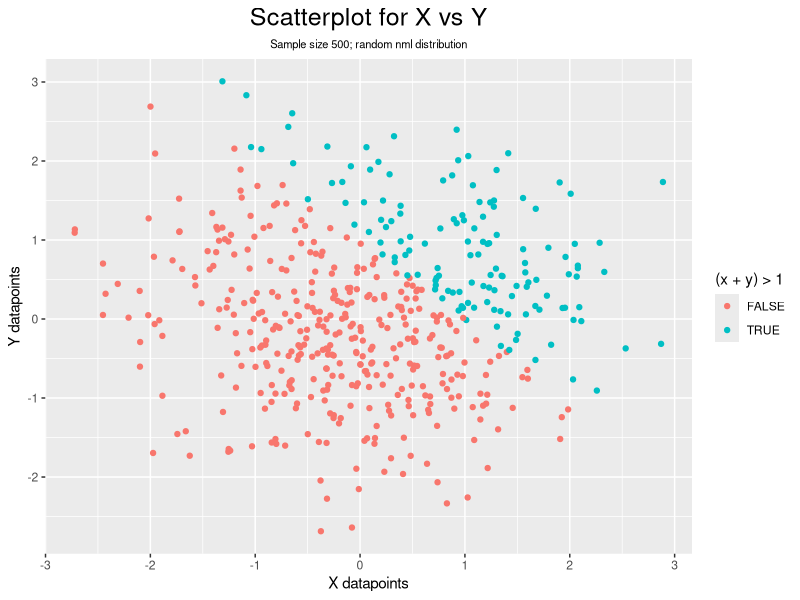
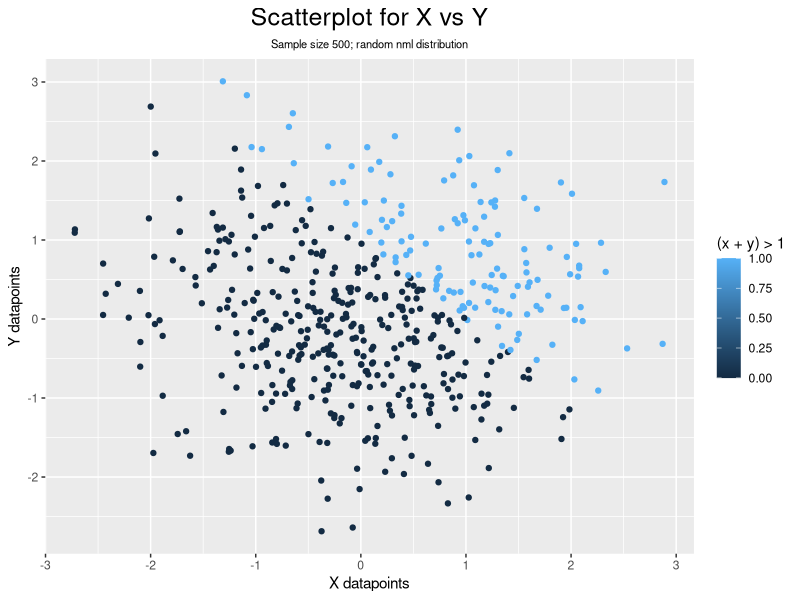
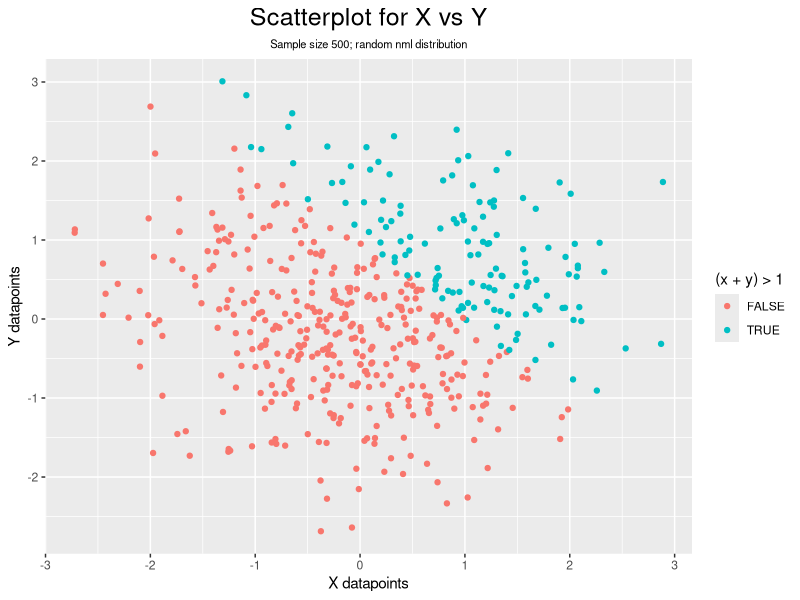

The R script that drew these images, in order:
## ---- chunk 1

knitr::opts_chunk$set(echo = TRUE, eval = TRUE)
library(tidyverse)  # loads tidyverse package; if not installed, use install(tidyverse) prior

## ---- chunk 2

# Seed used for reproducibility
set.seed(2)


# Creates a data-frame that is composed of vectors below
prob1_df <- tibble(
  df_sample = rnorm(8),                              # Vector for random normal-distributed sample of size 8
  df_vec_logic = df_sample > 0,                      # Logical vector that evaluates if elements in sample > 0
  df_vec_char = c("GitHub", "is", "super",           # Character vector with 8 variables ("length == 8")
               "interesting", "and", "awesome", 
               "I", "can't even..."),
  df_vec_fac = factor(c("corn", "not corn", "corn",  # Factor vector size 8 with 3 levels: "corn", 
              "maybe corn", "corn", "maybe corn",    # "maybe corn", "not corn"
              "corn", "not corn"))
)


# Pulls vectors inside prob1_df and turns it into usable variables outside
# Inconvenient but makes downstream access to these vectors easier
# Using prob1_df$vector was considered bad syntax and was not utilized
sample <- pull(prob1_df, df_sample)
vec_logic <- pull(prob1_df, df_vec_logic)
vec_char <- pull(prob1_df, df_vec_char)
vec_fac <- pull(prob1_df, df_vec_fac)


# Takes the mean for each vectors
mean(sample)
mean(vec_logic)
mean(vec_char)
mean(vec_fac)

## ---- chunk 3

as.numeric(vec_logic) * sample      # Convert logical vector to numeric then multiplied with sample
as.factor(vec_logic) * sample       # Convert logical vector to factor then multiplied with sample
as.numeric(as.factor(vec_logic)) * sample # Convert logical vector to factor then numeric then multiplied                                                       with sample

## ---- chunk 4

# Data frame consisting of commented vectors
prob2_df <- tibble(
  df_x = rnorm(500),                   # Vector 1 of random normal distribution sample; size 500 
  df_y = rnorm(500),                   # Vector 2 of random normal distribution sample; size 500 
  df_xy_logic = (df_x + df_y) > 1,     # Logical vector; evaluates argument: x + y > 1
  df_xy_num = as.numeric(df_xy_logic), # Vector from coercing xy_logic to a numeric vector
  df_xy_fac = as.factor(df_xy_logic)   # Vector from coercing xy_logic to a factor vector
)


# pulls variable from prob2_df out of the df so it's usable outside
x <- pull(prob2_df, df_x)
xy_logic <- pull(prob2_df, df_xy_logic)
xy_num <- pull(prob2_df, df_xy_num)
xy_fac <- pull(prob2_df, df_xy_fac)

## ---- chunk 5

# ggplot of y vs x; by logic
ggplot(data = prob2_df, aes(x = df_x, y = df_y, color = df_xy_logic)) + 
  geom_point() +
  labs(title = "Scatterplot for X vs Y", 
       subtitle = "Sample size 500; random nml distribution",
       x = "X datapoints",
       y = "Y datapoints",
       color = "(x + y) > 1") +
  theme(plot.title = element_text(hjust = 0.5, size = 18),
        plot.subtitle = element_text(hjust = 0.5, size = 8))


# ggplot of y vs x; by numeric
ggplot(data = prob2_df, aes(x = df_x, y = df_y, color = df_xy_num)) +
  geom_point() +
  labs(title = "Scatterplot for X vs Y", 
       subtitle = "Sample size 500; random nml distribution",
       x = "X datapoints",
       y = "Y datapoints",
       color = "(x + y) > 1") +
  theme(plot.title = element_text(hjust = 0.5, size = 18),
        plot.subtitle = element_text(hjust = 0.5, size = 8))


# ggplot of y vs x; by factor
ggplot(data = prob2_df, aes(x = df_x, y = df_y, color = df_xy_fac)) +
  geom_point() +
  labs(title = "Scatterplot for X vs Y", 
       subtitle = "Sample size 500; random nml distribution",
       x = "X datapoints",
       y = "Y datapoints",
       color = "(x + y) > 1") +
  theme(plot.title = element_text(hjust = 0.5, size = 18),
        plot.subtitle = element_text(hjust = 0.5, size = 8))
